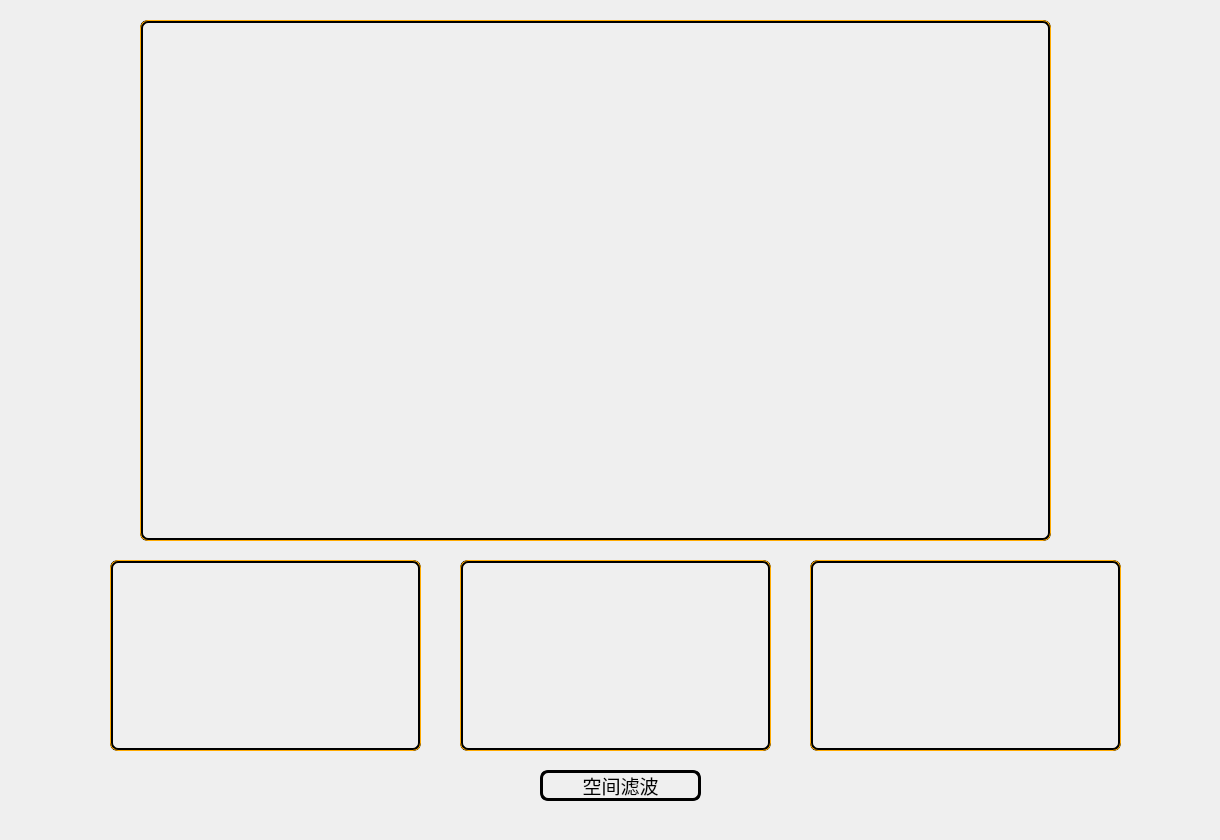
      <widget class="QWidget" name="tab2">
       <attribute name="title">
        <string>空域滤波</string>
       </attribute>
       <widget class="QLabel" name="label_back_ground2">
        <property name="geometry">
         <rect>
          <x>-2</x>
          <y>-3</y>
          <width>1211</width>
          <height>831</height>
         </rect>
        </property>
        <property name="sizePolicy">
         <sizepolicy hsizetype="Ignored" vsizetype="Ignored">
          <horstretch>0</horstretch>
          <verstretch>0</verstretch>
         </sizepolicy>
        </property>
        <property name="styleSheet">
         <string notr="true">background-image: url(:/src/bg3.jpg);</string>
        </property>
        <property name="text">
         <string/>
        </property>
       </widget>
       <widget class="QWidget" name="widget_main" native="true">
        <property name="geometry">
         <rect>
          <x>140</x>
          <y>20</y>
          <width>911</width>
          <height>521</height>
         </rect>
        </property>
        <property name="palette">
         <palette>
          <active>
           <colorrole role="Base">
            <brush brushstyle="SolidPattern">
             <color alpha="255">
              <red>255</red>
              <green>255</green>
              <blue>255</blue>
             </color>
            </brush>
           </colorrole>
           <colorrole role="Window">
            <brush brushstyle="SolidPattern">
             <color alpha="255">
              <red>0</red>
              <green>0</green>
              <blue>0</blue>
             </color>
            </brush>
           </colorrole>
          </active>
          <inactive>
           <colorrole role="Base">
            <brush brushstyle="SolidPattern">
             <color alpha="255">
              <red>255</red>
              <green>255</green>
              <blue>255</blue>
             </color>
            </brush>
           </colorrole>
           <colorrole role="Window">
            <brush brushstyle="SolidPattern">
             <color alpha="255">
              <red>0</red>
              <green>0</green>
              <blue>0</blue>
             </color>
            </brush>
           </colorrole>
          </inactive>
          <disabled>
           <colorrole role="Base">
            <brush brushstyle="SolidPattern">
             <color alpha="255">
              <red>0</red>
              <green>0</green>
              <blue>0</blue>
             </color>
            </brush>
           </colorrole>
           <colorrole role="Window">
            <brush brushstyle="SolidPattern">
             <color alpha="255">
              <red>0</red>
              <green>0</green>
              <blue>0</blue>
             </color>
            </brush>
           </colorrole>
          </disabled>
         </palette>
        </property>
        <property name="styleSheet">
         <string notr="true">border: 3px solid block; border-radius: 8px;</string>
        </property>
        <layout class="QGridLayout" name="gridLayout">
         <item row="0" column="0">
          <widget class="QLabel" name="label_main_image">
           <property name="styleSheet">
            <string notr="true">border-width: 1px;border-style: solid;border-color: rgb(255, 170, 0);</string>
           </property>
           <property name="text">
            <string/>
           </property>
           <property name="scaledContents">
            <bool>true</bool>
           </property>
          </widget>
         </item>
        </layout>
       </widget>
       <widget class="QWidget" name="widget_left" native="true">
        <property name="geometry">
         <rect>
          <x>110</x>
          <y>560</y>
          <width>311</width>
          <height>191</height>
         </rect>
        </property>
        <property name="palette">
         <palette>
          <active>
           <colorrole role="Base">
            <brush brushstyle="SolidPattern">
             <color alpha="255">
              <red>255</red>
              <green>255</green>
              <blue>255</blue>
             </color>
            </brush>
           </colorrole>
           <colorrole role="Window">
            <brush brushstyle="SolidPattern">
             <color alpha="255">
              <red>0</red>
              <green>0</green>
              <blue>0</blue>
             </color>
            </brush>
           </colorrole>
          </active>
          <inactive>
           <colorrole role="Base">
            <brush brushstyle="SolidPattern">
             <color alpha="255">
              <red>255</red>
              <green>255</green>
              <blue>255</blue>
             </color>
            </brush>
           </colorrole>
           <colorrole role="Window">
            <brush brushstyle="SolidPattern">
             <color alpha="255">
              <red>0</red>
              <green>0</green>
              <blue>0</blue>
             </color>
            </brush>
           </colorrole>
          </inactive>
          <disabled>
           <colorrole role="Base">
            <brush brushstyle="SolidPattern">
             <color alpha="255">
              <red>0</red>
              <green>0</green>
              <blue>0</blue>
             </color>
            </brush>
           </colorrole>
           <colorrole role="Window">
            <brush brushstyle="SolidPattern">
             <color alpha="255">
              <red>0</red>
              <green>0</green>
              <blue>0</blue>
             </color>
            </brush>
           </colorrole>
          </disabled>
         </palette>
        </property>
        <property name="styleSheet">
         <string notr="true">border: 3px solid block; border-radius: 8px;</string>
        </property>
        <layout class="QGridLayout" name="gridLayout_2">
         <item row="0" column="0">
          <widget class="QLabel" name="label_left_image">
           <property name="styleSheet">
            <string notr="true">border-width: 1px;border-style: solid;border-color: rgb(255, 170, 0);</string>
           </property>
           <property name="text">
            <string/>
           </property>
           <property name="scaledContents">
            <bool>true</bool>
           </property>
          </widget>
         </item>
        </layout>
       </widget>
       <widget class="QWidget" name="widget_center" native="true">
        <property name="geometry">
         <rect>
          <x>460</x>
          <y>560</y>
          <width>311</width>
          <height>191</height>
         </rect>
        </property>
        <property name="palette">
         <palette>
          <active>
           <colorrole role="Base">
            <brush brushstyle="SolidPattern">
             <color alpha="255">
              <red>255</red>
              <green>255</green>
              <blue>255</blue>
             </color>
            </brush>
           </colorrole>
           <colorrole role="Window">
            <brush brushstyle="SolidPattern">
             <color alpha="255">
              <red>0</red>
              <green>0</green>
              <blue>0</blue>
             </color>
            </brush>
           </colorrole>
          </active>
          <inactive>
           <colorrole role="Base">
            <brush brushstyle="SolidPattern">
             <color alpha="255">
              <red>255</red>
              <green>255</green>
              <blue>255</blue>
             </color>
            </brush>
           </colorrole>
           <colorrole role="Window">
            <brush brushstyle="SolidPattern">
             <color alpha="255">
              <red>0</red>
              <green>0</green>
              <blue>0</blue>
             </color>
            </brush>
           </colorrole>
          </inactive>
          <disabled>
           <colorrole role="Base">
            <brush brushstyle="SolidPattern">
             <color alpha="255">
              <red>0</red>
              <green>0</green>
              <blue>0</blue>
             </color>
            </brush>
           </colorrole>
           <colorrole role="Window">
            <brush brushstyle="SolidPattern">
             <color alpha="255">
              <red>0</red>
              <green>0</green>
              <blue>0</blue>
             </color>
            </brush>
           </colorrole>
          </disabled>
         </palette>
        </property>
        <property name="styleSheet">
         <string notr="true">border: 3px solid block; border-radius: 8px;</string>
        </property>
        <layout class="QGridLayout" name="gridLayout_5">
         <item row="0" column="0">
          <widget class="QLabel" name="label_center_image">
           <property name="styleSheet">
            <string notr="true">border-width: 1px;border-style: solid;border-color: rgb(255, 170, 0);</string>
           </property>
           <property name="text">
            <string/>
           </property>
           <property name="scaledContents">
            <bool>true</bool>
           </property>
          </widget>
         </item>
        </layout>
       </widget>
       <widget class="QWidget" name="widget_right" native="true">
        <property name="geometry">
         <rect>
          <x>810</x>
          <y>560</y>
          <width>311</width>
          <height>191</height>
         </rect>
        </property>
        <property name="palette">
         <palette>
          <active>
           <colorrole role="Base">
            <brush brushstyle="SolidPattern">
             <color alpha="255">
              <red>255</red>
              <green>255</green>
              <blue>255</blue>
             </color>
            </brush>
           </colorrole>
           <colorrole role="Window">
            <brush brushstyle="SolidPattern">
             <color alpha="255">
              <red>0</red>
              <green>0</green>
              <blue>0</blue>
             </color>
            </brush>
           </colorrole>
          </active>
          <inactive>
           <colorrole role="Base">
            <brush brushstyle="SolidPattern">
             <color alpha="255">
              <red>255</red>
              <green>255</green>
              <blue>255</blue>
             </color>
            </brush>
           </colorrole>
           <colorrole role="Window">
            <brush brushstyle="SolidPattern">
             <color alpha="255">
              <red>0</red>
              <green>0</green>
              <blue>0</blue>
             </color>
            </brush>
           </colorrole>
          </inactive>
          <disabled>
           <colorrole role="Base">
            <brush brushstyle="SolidPattern">
             <color alpha="255">
              <red>0</red>
              <green>0</green>
              <blue>0</blue>
             </color>
            </brush>
           </colorrole>
           <colorrole role="Window">
            <brush brushstyle="SolidPattern">
             <color alpha="255">
              <red>0</red>
              <green>0</green>
              <blue>0</blue>
             </color>
            </brush>
           </colorrole>
          </disabled>
         </palette>
        </property>
        <property name="styleSheet">
         <string notr="true">border: 3px solid block; border-radius: 8px;</string>
        </property>
        <layout class="QGridLayout" name="gridLayout_6">
         <item row="0" column="0">
          <widget class="QLabel" name="label_right_image">
           <property name="styleSheet">
            <string notr="true">border-width: 1px;border-style: solid;border-color: rgb(255, 170, 0);</string>
           </property>
           <property name="text">
            <string/>
           </property>
           <property name="scaledContents">
            <bool>true</bool>
           </property>
          </widget>
         </item>
        </layout>
       </widget>
       <widget class="QPushButton" name="btn_left">
        <property name="geometry">
         <rect>
          <x>30</x>
          <y>260</y>
          <width>80</width>
          <height>80</height>
         </rect>
        </property>
        <property name="sizePolicy">
         <sizepolicy hsizetype="Fixed" vsizetype="Fixed">
          <horstretch>0</horstretch>
          <verstretch>0</verstretch>
         </sizepolicy>
        </property>
        <property name="text">
         <string/>
        </property>
        <property name="icon">
         <iconset resource="res.qrc">
          <normaloff>:/src/prev.png</normaloff>:/src/prev.png</iconset>
        </property>
        <property name="iconSize">
         <size>
          <width>80</width>
          <height>80</height>
         </size>
        </property>
        <property name="flat">
         <bool>true</bool>
        </property>
       </widget>
       <widget class="QPushButton" name="btn_right">
        <property name="geometry">
         <rect>
          <x>1080</x>
          <y>260</y>
          <width>80</width>
          <height>80</height>
         </rect>
        </property>
        <property name="text">
         <string/>
        </property>
        <property name="icon">
         <iconset resource="res.qrc">
          <normaloff>:/src/next.png</normaloff>:/src/next.png</iconset>
        </property>
        <property name="iconSize">
         <size>
          <width>80</width>
          <height>80</height>
         </size>
        </property>
        <property name="flat">
         <bool>true</bool>
        </property>
       </widget>
       <widget class="QLabel" name="label_main_name">
        <property name="geometry">
         <rect>
          <x>540</x>
          <y>770</y>
          <width>161</width>
          <height>31</height>
         </rect>
        </property>
        <property name="font">
         <font>
          <pointsize>14</pointsize>
          <underline>false</underline>
          <stylestrategy>PreferDefault</stylestrategy>
         </font>
        </property>
        <property name="styleSheet">
         <string notr="true">border: 3px solid block; border-radius: 8px;</string>
        </property>
        <property name="text">
         <string>空间滤波</string>
        </property>
        <property name="alignment">
         <set>Qt::AlignCenter</set>
        </property>
       </widget>
      </widget>
